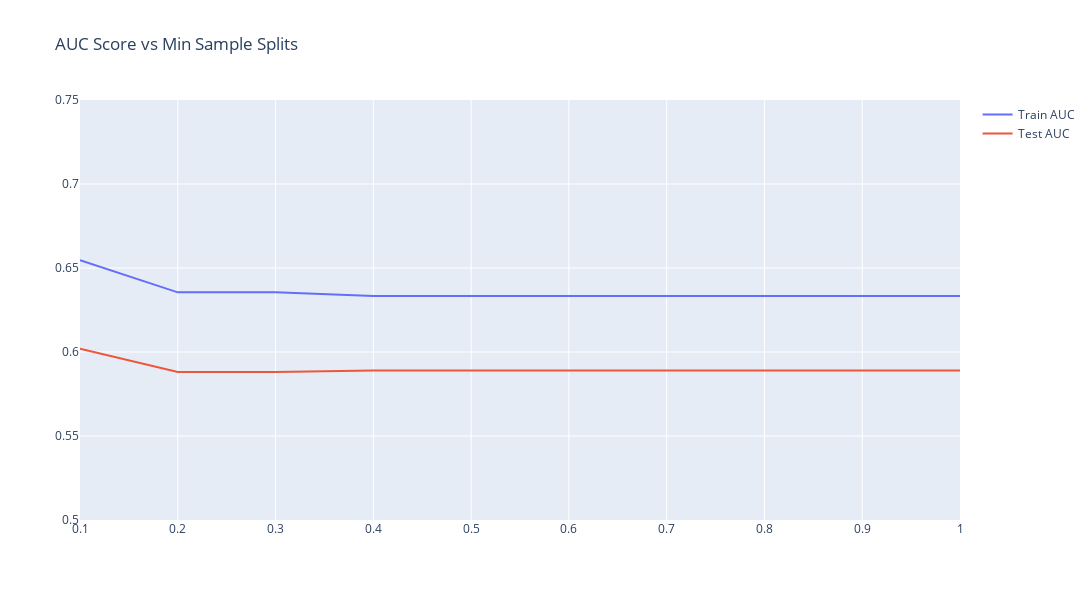

This figure's notebook cell:
### Code cell
fig1 = go.Figure()

# Add traces
fig1.update_layout(yaxis_range=[0.50,0.75],title='AUC Score vs Min Sample Splits', width=1200, height=600)

fig1.add_trace(go.Scatter(x=min_samples_splits, y=train_results,
                    mode='lines',
                    name='Train AUC'))
fig1.add_trace(go.Scatter(x=min_samples_splits, y=test_results,
                    mode='lines',
                    name='Test AUC'))

fig1.show()
#fig1.write_image("resources/min_splits.png")

### Figure 1 — Plotly figure (JSON) as saved in the notebook; plotly's stock layout.template omitted (floating-point values rounded to 4 significant figures)
{"data": [{"mode": "lines", "name": "Train AUC", "type": "scatter", "x": [0.1, 0.2, 0.3, 0.4, 0.5, 0.6, 0.7, 0.8, 0.9, 1], "y": [0.6547, 0.6355, 0.6355, 0.6333, 0.6333, 0.6333, 0.6333, 0.6333, 0.6333, 0.6333]}, {"mode": "lines", "name": "Test AUC", "type": "scatter", "x": [0.1, 0.2, 0.3, 0.4, 0.5, 0.6, 0.7, 0.8, 0.9, 1], "y": [0.602, 0.5881, 0.5881, 0.5889, 0.5889, 0.5889, 0.5889, 0.5889, 0.5889, 0.5889]}], "layout": {"height": 600, "title": {"text": "AUC Score vs Min Sample Splits"}, "width": 1200, "yaxis": {"range": [0.5, 0.75]}}}
